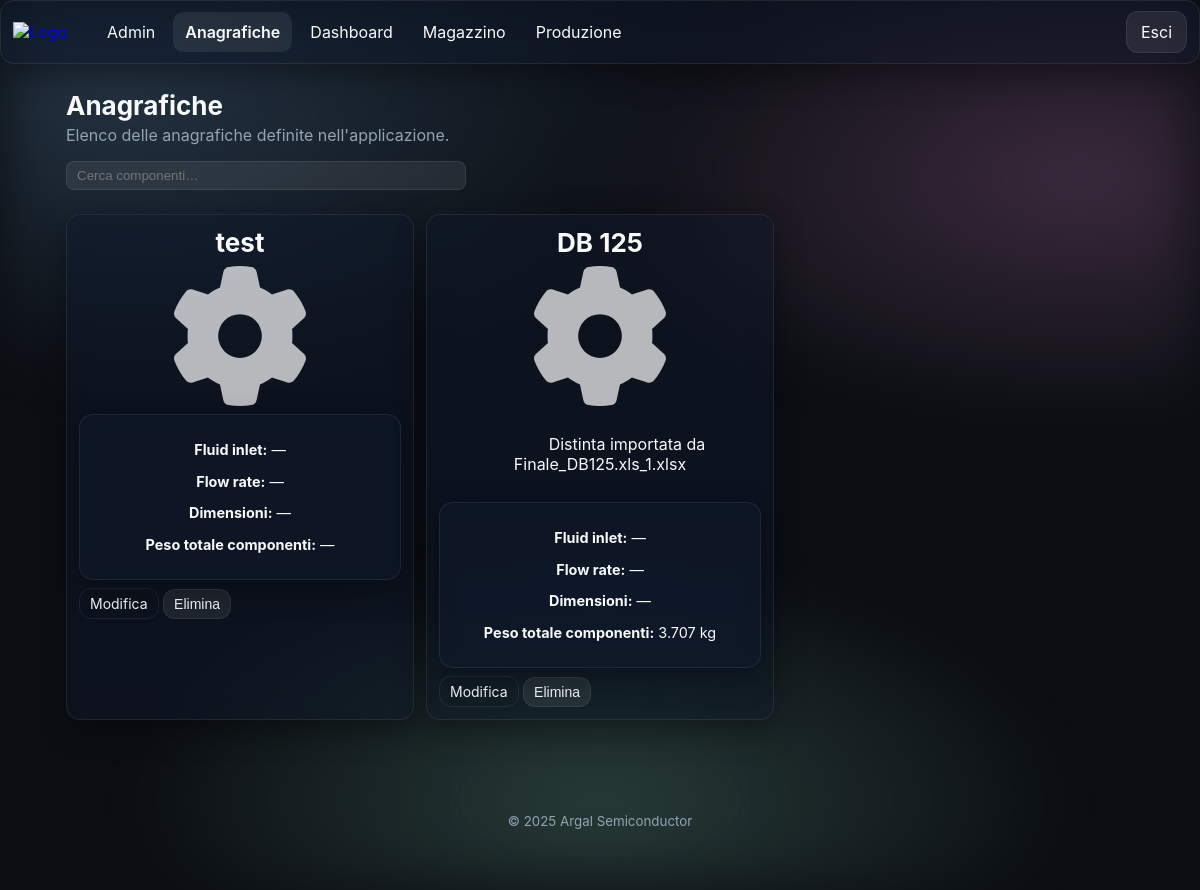
The app's page /products/ (signed in) with its own data.
### app/models.py (models this page shows)
class TimestampMixin(db.Model):
    __abstract__ = True
    created_at = db.Column(db.DateTime, default=datetime.utcnow)
    updated_at = db.Column(db.DateTime, default=datetime.utcnow, onupdate=datetime.utcnow)

class Module(TimestampMixin):
    __tablename__ = 'modules'
    id = db.Column(db.Integer, primary_key=True)
    name = db.Column(db.String(100), unique=True, nullable=False)
    slug = db.Column(db.String(100), unique=True, nullable=False)
    endpoint = db.Column(db.String(120), unique=True, nullable=False)
    enabled = db.Column(db.Boolean, default=True)
    icon = db.Column(db.String(100), default='cube')

class Product(TimestampMixin):
    __tablename__ = 'products'
    id = db.Column(db.Integer, primary_key=True)
    name = db.Column(db.String(200), nullable=False)
    description = db.Column(db.Text)
    revision = db.Column(db.Integer, default=1)
    revisionabile = db.Column(db.Boolean, default=False)
    image_filename = db.Column(db.String(200))
    flow_rate = db.Column(db.Float)
    max_pressure = db.Column(db.Float)
    dimension_x = db.Column(db.Float)
    dimension_y = db.Column(db.Float)
    dimension_z = db.Column(db.Float)
    quantity_in_stock = db.Column(db.Float, default=0)
    curve_image_filename = db.Column(db.String(200))
    fluid_in_let = db.Column(db.String(50))
    layer_in_lett = db.Column(db.String(50))
    noise = db.Column(db.Float)
    max_pressure_from = db.Column(db.Float)
    max_pressure_to = db.Column(db.Float)
    components = db.relationship('ProductComponent', backref='product', cascade='all, delete-orphan')
    bom_children = db.relationship('BOMLine',
                                   foreign_keys='BOMLine.padre_id',
                                   backref='padre',
                                   cascade='all, delete-orphan')
    bom_parents = db.relationship('BOMLine',
                                  foreign_keys='BOMLine.figlio_id',
                                  backref='figlio',
                                  cascade='all, delete-orphan')
    custom_values = db.relationship('CustomValue',
                                    primaryjoin="Product.id==CustomValue.product_id",
                                    backref='product',
                                    cascade='all, delete-orphan')

### app/blueprints/products/routes.py (the view)
@products_bp.route('/')
@login_required
def index():
    products = Product.query.order_by(Product.created_at.desc()).all()
    for p in products:
        total_weight = 0.0
        for comp in p.components:
            comp_weight = None
            try:
                if getattr(comp, 'component_master', None) and comp.component_master and comp.component_master.weight is not None:
                    comp_weight = comp.component_master.weight
                elif comp.weight is not None:
                    comp_weight = comp.weight
            except Exception:
                comp_weight = comp.weight if hasattr(comp, 'weight') else None
            if comp_weight is not None and comp.quantity is not None:
                try:
                    total_weight += float(comp_weight) * (comp.quantity or 0)
                except Exception:
                    pass
        p.total_weight = total_weight
    return render_template('products/index.html', products=products)

### app/models.py (called while the page is built)
@login_manager.user_loader
def load_user(user_id):
    try:
        return User.query.get(int(user_id))
    except Exception:
        return None

### app/templates/products/index.html (shortened to what this page needs)
{% extends 'base.html' %}
{% block content %}
<section class="section">
  <h2 class="section-title">Anagrafiche</h2>
  <p class="section-subtitle">Elenco delle anagrafiche definite nell'applicazione.</p>
  <div style="margin-top:12px; margin-bottom:12px;">
    <form id="product-search-form" class="product-search" style="max-width:400px; margin:0; position:relative;">
      <input id="product-search-input" type="search" placeholder="Cerca componenti…" autocomplete="off" style="width:100%; padding:6px 10px; border-radius:8px; border:1px solid var(--glass-stroke); background: var(--card); color: var(--text);">
    </form>
  </div>
  <div style="height:12px;"></div>
  {% if products|length == 0 %}
    <p class="muted">Nessun prodotto presente.</p>
  {% else %}
    <div class="grid grid-3" style="gap:12px;">
      {% for p in products %}
      <div class="card glass product-card" data-url="{{ url_for('products.detail', id=p.id) }}" style="padding:12px; cursor:pointer; min-height:300px;">
        <h3 class="section-title" style="margin:0 0 8px 0; text-align:center; width:100%; display:block;">{{ p.name }}</h3>
        <div style="height:140px; display:flex; align-items:center; justify-content:center; margin-bottom:8px;">
          {% if p.image_filename %}
            <img loading="lazy" src="{{ url_for('static', filename='uploads/' + p.image_filename) }}" alt="{{ p.name }}" style="max-width:100%; max-height:100%;">
          {% else %}
            <img src="{{ url_for('static', filename='img/gear.svg') }}" alt="{{ p.name }}" style="max-width:100%; max-height:100%; object-fit:contain; filter: invert(1); opacity:0.7;">
          {% endif %}
        </div>
        {% if p.description %}
          <div class="description-container {% if p.description|length > 250 %}collapsed{% endif %}" style="text-align:center;">
            {{ p.description }}
          </div>
        {% endif %}
        <div class="product-specs glass" style="padding:12px; margin-top:8px; text-align:center; font-size:0.9em;">
          <p><strong>Fluid inlet:</strong>
            {% if p.fluid_in_let %}
              {{ p.fluid_in_let }} BSPP
            {% else %}
              —
            {% endif %}
          </p>
          <p><strong>Flow rate:</strong>
            {% if p.flow_rate is not none %}
              {{ p.flow_rate }} L/m
            {% else %}
              —
            {% endif %}
          </p>
          <p><strong>Dimensioni:</strong>
            {% if p.dimension_x is not none or p.dimension_y is not none or p.dimension_z is not none %}
              {{ p.dimension_x if p.dimension_x is not none else '—' }} × {{ p.dimension_y if p.dimension_y is not none else '—' }} × {{ p.dimension_z if p.dimension_z is not none else '—' }} mm
            {% else %}
              —
            {% endif %}
          </p>
          <p><strong>Peso totale componenti:</strong> {% if p.total_weight %}{{ p.total_weight|round(3) }} kg{% else %}—{% endif %}</p>
        </div>
        <div style="margin-top:8px;">
          <a class="btn ghost small prevent-card-open" href="{{ url_for('products.edit', id=p.id) }}">Modifica</a>
          <form method="post" action="{{ url_for('products.delete', id=p.id) }}" style="display:inline;" class="prevent-card-open">
            <button class="btn danger small" type="submit" onclick="return confirm('Eliminare questo prodotto?');">Elimina</button>
          </form>
        </div>
      </div>
      {% endfor %}
    </div>
  {% endif %}
</section>
{% endblock %}

### app/templates/base.html (shortened to what this page needs)
<!doctype html>
<html lang="it" data-theme="dark">
<head>
  <link rel="stylesheet" href="{{ url_for('static', filename='css/styles.css') }}">
</head>
{% set _endpoint = request.endpoint or '' %}
{% set _detected_module = (_endpoint.split('.')|first) %}
{% if active_module is defined and active_module %}
  {% set _forced_module = active_module %}
{% elif g is defined and g.active_module is defined and g.active_module %}
  {% set _forced_module = g.active_module %}
{% else %}
  {% set _forced_module = None %}
{% endif %}
{% set _current_module = _forced_module if _forced_module else _detected_module %}
<body data-module="{{ _current_module or '' }}">
  <div class="bg-aurora"></div>
  {% if current_user.is_authenticated and not embedded %}
  <header class="app-header glass">
    <div class="brand">
      <a href="{{ url_for('dashboard.index') }}" class="brand-link" style="display:inline-block;">
        <img src="{{ url_for('static', filename='img/logo.png') }}" alt="Logo" class="logo">
      </a>
    </div>
    <nav class="nav-desktop">
      {% for m in enabled_modules %}
        {% set mod_bp = (m.endpoint.split('.')|first) %}
        {% set is_active = (mod_bp == _current_module) %}
        {% set display_name = 'Anagrafiche' if (m.slug == 'products' or m.name == 'Prodotti') else m.name %}
        <a class="nav-link{{ ' active' if is_active else '' }}" href="{{ url_for(m.endpoint) }}" data-module-target="{{ mod_bp }}">{{ display_name }}</a>
      {% endfor %}
    </nav>
    <div class="header-actions">
      <a class="btn btn-ghost" href="{{ url_for('auth.logout') }}">Esci</a>
    </div>
  </header>
  {% endif %}
  <main class="container">
    {% block content %}{% endblock %}
  </main>
  {% if not embedded %}
  <footer class="app-footer">
    <small>© {{ 2025 }} Argal Semiconductor</small>
  </footer>
  {% endif %}
</body>
</html>

### app/static/css/styles.css (style rules this page uses)
:root { --radius: 14px; --gap: 16px; --glass-bg: rgba(255,255,255,.10); --glass-stroke: rgba(255,255,255,.25); --text: #0b0b0c; --muted: #6b7280; --bg: #f6f7fb; --card: rgba(255,255,255,.6); --shadow: 0 10px 30px rgba(2,6,23,.15); }
html[data-theme='dark'] { --glass-bg: rgba(17,25,40,.50); --glass-stroke: rgba(255,255,255,.08); --text: #f8fafc; --muted: #93a3b3; --bg: #0b0e13; --card: rgba(255,255,255,.08); --shadow: 0 10px 30px rgba(0,0,0,.35); color-scheme: dark light; }
* { box-sizing:border-box; }
html,body { height:100%; }
body { margin:0; font-family: -apple-system, BlinkMacSystemFont, "Segoe UI", Roboto, Inter, "Helvetica Neue", Arial, "Apple Color Emoji","Segoe UI Emoji", "Segoe UI Symbol"; color: var(--text); background: var(--bg); }
.container { max-width:1100px; margin: 90px auto 60px; padding: 0 16px; }
.bg-aurora { position: fixed; inset: 0; background: radial-gradient(1200px 600px at 10% 10%, #8ec5ff33 0%, transparent 50%), radial-gradient(1000px 500px at 90% 20%, #ffa3e533 0%, transparent 50%), radial-gradient(1200px 600px at 50% 90%, #a7f3d033 0%, transparent 40%); filter: blur(30px) saturate(120%); animation: float 16s linear infinite alternate; z-index: -1; }
.glass { background: var(--glass-bg); border: 1px solid var(--glass-stroke); backdrop-filter: blur(14px) saturate(140%); -webkit-backdrop-filter: blur(14px) saturate(140%); border-radius: var(--radius); box-shadow: var(--shadow); }
.app-header { position: fixed; top: 0; left: 0; right: 0; height: 64px; display:flex; align-items:center; gap:16px; padding: 0 12px; z-index: 1000; }
.brand { display:flex; align-items:center; gap:10px; }
.brand .logo { height: 40px; width: auto; }
.nav-desktop { margin-left: 12px; display:none; gap:6px; }
.nav-desktop .nav-link { display:inline-flex; align-items:center; gap:8px; padding:10px 12px; border-radius: 10px; text-decoration:none; color:inherit; transition: transform .2s ease, background .2s ease, font-weight .2s ease; }
.nav-desktop .nav-link.active, .nav-mobile .nav-link.active { font-weight:600; background: var(--card); }
.header-actions { margin-left:auto; display:flex; align-items:center; gap:10px; }
@media (min-width: 900px) { .nav-desktop { display:flex; } }
.btn { display:inline-flex; align-items:center; justify-content:center; gap:8px; padding:10px 14px; border-radius: 12px; border:1px solid var(--glass-stroke); background: var(--card); cursor:pointer; text-decoration:none; color:inherit; transition: transform .2s ease, filter .2s ease, background .2s ease; }
.btn.small { padding:6px 10px; font-size:14px; }
.btn.ghost { background: transparent; border:1px solid var(--glass-stroke); }
.section { margin-top: 12px; }
.section-title { font-size: 26px; margin: 10px 0; }
.section-subtitle { color: var(--muted); margin-top: -6px; }
.grid { display:grid; gap: var(--gap); }
.grid-3 { grid-template-columns: repeat(1, minmax(0,1fr)); }
@media (min-width: 950px) { .grid-3 { grid-template-columns: repeat(3, minmax(0,1fr)); } }
.card { padding: 16px 16px 22px; }
.product-card { transition: transform 0.25s ease-in-out; }
.app-footer { text-align:center; padding: 30px 0; color: var(--muted); }
.description-container { position: relative; white-space: pre-wrap; overflow-wrap: anywhere; word-break: break-word; }

### records on screen
Module: name "Admin"
Module: name "Anagrafiche"
Module: name "Dashboard"
Module: name "Magazzino"
Module: name "Produzione"
Product: name "test", name (picture)
Product: name "DB 125", description "Distinta importata da Finale_DB125.xls_1.xlsx", total_weight "3.707"

### other values on screen
{{ 2025 }} "2025"
